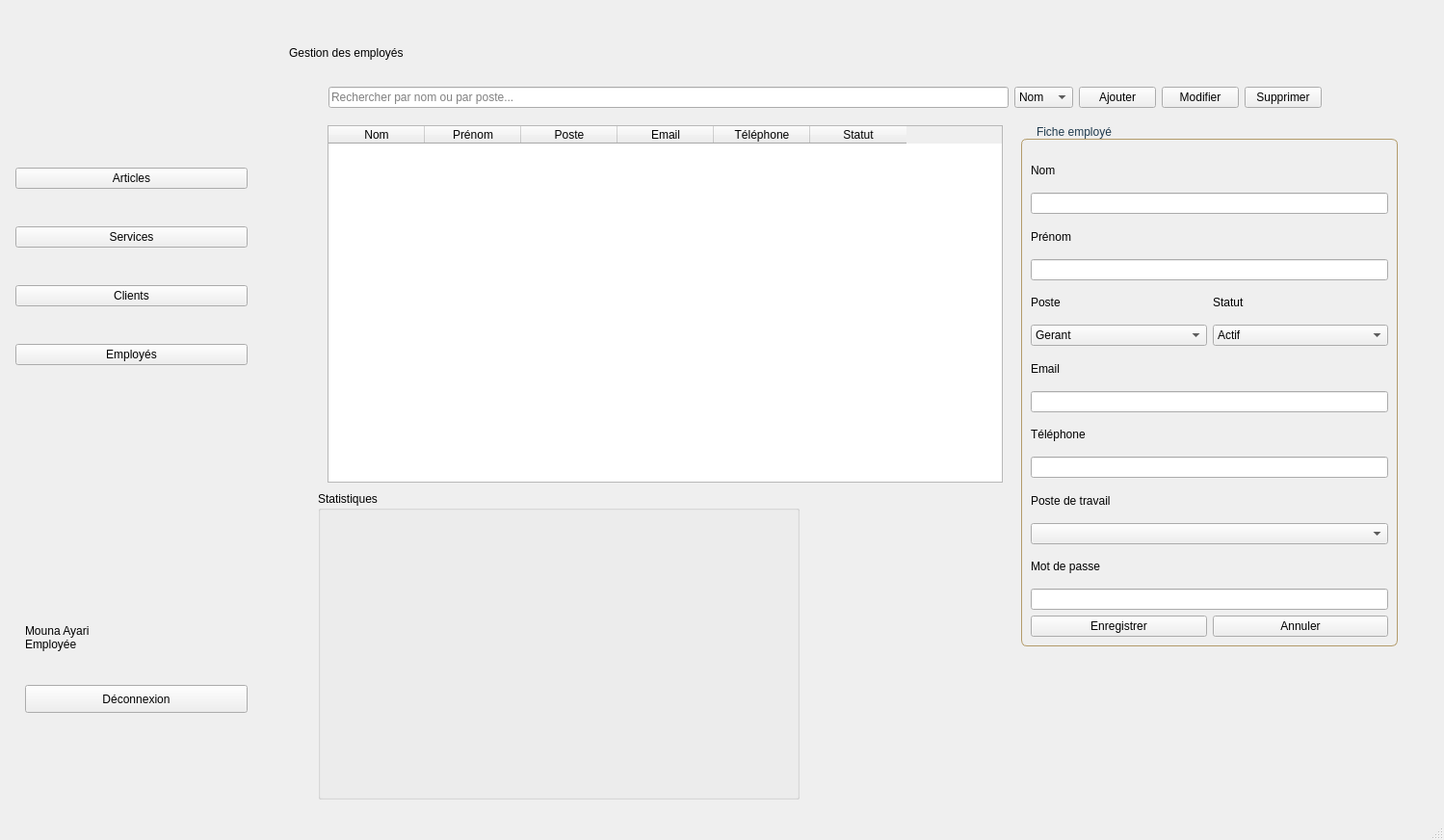
<?xml version="1.0" encoding="UTF-8"?>
<ui version="4.0">
 <class>GEmployes</class>
 <widget class="QMainWindow" name="GEmployes">
  <property name="geometry">
   <rect>
    <x>0</x>
    <y>0</y>
    <width>1499</width>
    <height>872</height>
   </rect>
  </property>
  <property name="minimumSize">
   <size>
    <width>1100</width>
    <height>650</height>
   </size>
  </property>
  <property name="windowTitle">
   <string>GEmployes</string>
  </property>
  <widget class="QWidget" name="centralwidget">
   <widget class="QStackedWidget" name="stackedModule">
    <property name="geometry">
     <rect>
      <x>330</x>
      <y>70</y>
      <width>1171</width>
      <height>780</height>
     </rect>
    </property>
    <property name="currentIndex">
     <number>0</number>
    </property>
    <widget class="QWidget" name="page">
     <widget class="QTableWidget" name="tableEmployes">
      <property name="geometry">
       <rect>
        <x>10</x>
        <y>60</y>
        <width>701</width>
        <height>371</height>
       </rect>
      </property>
      <column>
       <property name="text">
        <string>Nom</string>
       </property>
      </column>
      <column>
       <property name="text">
        <string>Prénom</string>
       </property>
      </column>
      <column>
       <property name="text">
        <string>Poste</string>
       </property>
      </column>
      <column>
       <property name="text">
        <string>Email</string>
       </property>
      </column>
      <column>
       <property name="text">
        <string>Téléphone</string>
       </property>
      </column>
      <column>
       <property name="text">
        <string>Statut</string>
       </property>
      </column>
     </widget>
     <widget class="QGroupBox" name="groupFiche">
      <property name="geometry">
       <rect>
        <x>730</x>
        <y>60</y>
        <width>391</width>
        <height>541</height>
       </rect>
      </property>
      <property name="styleSheet">
       <string notr="true">QGroupBox {
    border: 1px solid #B39B6A;
    border-radius: 6px;
    margin-top: 14px;
    padding-top: 6px;
}
QGroupBox::title {
    font-family: &quot;Playfair Display&quot;;
    font-size: 15pt;
    font-weight: bold;
    color: #1F3A4D;
    subcontrol-origin: margin;
    left: 8px;
    padding: 0 6px;
}</string>
      </property>
      <property name="title">
       <string>Fiche employé</string>
      </property>
      <property name="flat">
       <bool>false</bool>
      </property>
      <property name="checkable">
       <bool>false</bool>
      </property>
      <layout class="QVBoxLayout" name="verticalLayout">
       <item>
        <widget class="QLabel" name="label">
         <property name="text">
          <string>Nom </string>
         </property>
        </widget>
       </item>
       <item>
        <widget class="QLineEdit" name="champNom"/>
       </item>
       <item>
        <widget class="QLabel" name="label_15">
         <property name="text">
          <string>Prénom</string>
         </property>
        </widget>
       </item>
       <item>
        <widget class="QLineEdit" name="champPrenom"/>
       </item>
       <item>
        <layout class="QHBoxLayout" name="horizontalLayout_4">
         <item>
          <widget class="QLabel" name="label_2">
           <property name="text">
            <string>Poste</string>
           </property>
          </widget>
         </item>
         <item>
          <widget class="QLabel" name="label_3">
           <property name="text">
            <string>Statut</string>
           </property>
          </widget>
         </item>
        </layout>
       </item>
       <item>
        <layout class="QHBoxLayout" name="horizontalLayout_2">
         <item>
          <widget class="QComboBox" name="comboPoste">
           <item>
            <property name="text">
             <string>Gerant</string>
            </property>
           </item>
           <item>
            <property name="text">
             <string>Couturier</string>
            </property>
           </item>
           <item>
            <property name="text">
             <string>Vendeur</string>
            </property>
           </item>
           <item>
            <property name="text">
             <string>Styliste</string>
            </property>
           </item>
          </widget>
         </item>
         <item>
          <widget class="QComboBox" name="comboStatut">
           <item>
            <property name="text">
             <string>Actif</string>
            </property>
           </item>
           <item>
            <property name="text">
             <string>Inactif</string>
            </property>
           </item>
          </widget>
         </item>
        </layout>
       </item>
       <item>
        <widget class="QLabel" name="label_4">
         <property name="text">
          <string>Email</string>
         </property>
        </widget>
       </item>
       <item>
        <widget class="QLineEdit" name="champEmail"/>
       </item>
       <item>
        <widget class="QLabel" name="label_5">
         <property name="text">
          <string>Téléphone</string>
         </property>
        </widget>
       </item>
       <item>
        <widget class="QLineEdit" name="champTelephone"/>
       </item>
       <item>
        <widget class="QLabel" name="labelPosteTravail">
         <property name="text">
          <string>Poste de travail</string>
         </property>
        </widget>
       </item>
       <item>
        <widget class="QComboBox" name="comboPosteTravail"/>
       </item>
       <item>
        <widget class="QLabel" name="label_6">
         <property name="text">
          <string>Mot de passe</string>
         </property>
        </widget>
       </item>
       <item>
        <widget class="QLineEdit" name="champMotDePasse">
         <property name="echoMode">
          <enum>QLineEdit::EchoMode::Password</enum>
         </property>
        </widget>
       </item>
       <item>
        <layout class="QHBoxLayout" name="horizontalLayout_3">
         <item>
          <widget class="QPushButton" name="btnEnregistrer">
           <property name="text">
            <string>Enregistrer</string>
           </property>
          </widget>
         </item>
         <item>
          <widget class="QPushButton" name="btnAnnuler">
           <property name="text">
            <string>Annuler</string>
           </property>
          </widget>
         </item>
        </layout>
       </item>
      </layout>
     </widget>
     <widget class="QGroupBox" name="groupStatistiques">
      <property name="geometry">
       <rect>
        <x>0</x>
        <y>440</y>
        <width>500</width>
        <height>320</height>
       </rect>
      </property>
      <property name="title">
       <string>Statistiques </string>
      </property>
      <layout class="QVBoxLayout" name="verticalLayout_2">
       <item>
        <widget class="QChartView" name="widgetGraphique" native="true"/>
       </item>
      </layout>
     </widget>
     <widget class="QWidget" name="layoutWidget">
      <property name="geometry">
       <rect>
        <x>11</x>
        <y>16</y>
        <width>1031</width>
        <height>31</height>
       </rect>
      </property>
      <layout class="QHBoxLayout" name="horizontalLayout">
       <item>
        <widget class="QLineEdit" name="champRecherche">
         <property name="placeholderText">
          <string>Rechercher par nom ou par poste...</string>
         </property>
        </widget>
       </item>
       <item>
        <widget class="QComboBox" name="comboTri">
         <item>
          <property name="text">
           <string>Nom</string>
          </property>
         </item>
         <item>
          <property name="text">
           <string>Poste</string>
          </property>
         </item>
        </widget>
       </item>
       <item>
        <widget class="QPushButton" name="btnAjouter">
         <property name="text">
          <string>Ajouter</string>
         </property>
        </widget>
       </item>
       <item>
        <widget class="QPushButton" name="btnModifier">
         <property name="text">
          <string>Modifier</string>
         </property>
        </widget>
       </item>
       <item>
        <widget class="QPushButton" name="btnSupprimer">
         <property name="text">
          <string>Supprimer</string>
         </property>
        </widget>
       </item>
      </layout>
     </widget>
    </widget>
    <widget class="QWidget" name="page_2">
     <widget class="QGroupBox" name="groupBox">
      <property name="geometry">
       <rect>
        <x>20</x>
        <y>20</y>
        <width>1111</width>
        <height>431</height>
       </rect>
      </property>
      <property name="title">
       <string>File d'attente intelligente</string>
      </property>
      <widget class="QLabel" name="label_14">
       <property name="geometry">
        <rect>
         <x>10</x>
         <y>30</y>
         <width>631</width>
         <height>16</height>
        </rect>
       </property>
       <property name="text">
        <string>Triée automatiquement par urgence (échéance proche) puis par client prioritaire (niveau Or)</string>
       </property>
      </widget>
      <widget class="QTableWidget" name="tableWidget">
       <property name="geometry">
        <rect>
         <x>30</x>
         <y>60</y>
         <width>961</width>
         <height>351</height>
        </rect>
       </property>
      </widget>
     </widget>
     <widget class="QGroupBox" name="groupBox_2">
      <property name="geometry">
       <rect>
        <x>20</x>
        <y>460</y>
        <width>391</width>
        <height>251</height>
       </rect>
      </property>
      <property name="title">
       <string>Mon profil</string>
      </property>
      <widget class="QLabel" name="label_9">
       <property name="geometry">
        <rect>
         <x>10</x>
         <y>40</y>
         <width>111</width>
         <height>20</height>
        </rect>
       </property>
       <property name="text">
        <string>Nom et prénom</string>
       </property>
      </widget>
      <widget class="QLineEdit" name="lineEdit">
       <property name="geometry">
        <rect>
         <x>10</x>
         <y>60</y>
         <width>361</width>
         <height>31</height>
        </rect>
       </property>
      </widget>
      <widget class="QLabel" name="label_10">
       <property name="geometry">
        <rect>
         <x>10</x>
         <y>100</y>
         <width>63</width>
         <height>20</height>
        </rect>
       </property>
       <property name="text">
        <string>Poste</string>
       </property>
      </widget>
      <widget class="QLabel" name="label_11">
       <property name="geometry">
        <rect>
         <x>10</x>
         <y>170</y>
         <width>63</width>
         <height>20</height>
        </rect>
       </property>
       <property name="text">
        <string>Email</string>
       </property>
      </widget>
      <widget class="QLineEdit" name="lineEdit_3">
       <property name="geometry">
        <rect>
         <x>10</x>
         <y>190</y>
         <width>181</width>
         <height>31</height>
        </rect>
       </property>
      </widget>
      <widget class="QLabel" name="label_12">
       <property name="geometry">
        <rect>
         <x>210</x>
         <y>170</y>
         <width>81</width>
         <height>20</height>
        </rect>
       </property>
       <property name="text">
        <string>Téléphone</string>
       </property>
      </widget>
      <widget class="QLineEdit" name="lineEdit_4">
       <property name="geometry">
        <rect>
         <x>210</x>
         <y>190</y>
         <width>161</width>
         <height>31</height>
        </rect>
       </property>
      </widget>
      <widget class="QComboBox" name="comboBox">
       <property name="geometry">
        <rect>
         <x>10</x>
         <y>120</y>
         <width>361</width>
         <height>31</height>
        </rect>
       </property>
       <item>
        <property name="text">
         <string>Gerant</string>
        </property>
       </item>
       <item>
        <property name="text">
         <string>Couturier</string>
        </property>
       </item>
       <item>
        <property name="text">
         <string>Vendeur</string>
        </property>
       </item>
       <item>
        <property name="text">
         <string>Styliste</string>
        </property>
       </item>
      </widget>
     </widget>
     <widget class="QGroupBox" name="groupBox_3">
      <property name="geometry">
       <rect>
        <x>420</x>
        <y>460</y>
        <width>341</width>
        <height>251</height>
       </rect>
      </property>
      <property name="title">
       <string>Mes documents RH</string>
      </property>
      <widget class="QLabel" name="label_13">
       <property name="geometry">
        <rect>
         <x>10</x>
         <y>50</y>
         <width>331</width>
         <height>16</height>
        </rect>
       </property>
       <property name="text">
        <string>Document pré-rempli avec mes informations</string>
       </property>
      </widget>
      <widget class="QComboBox" name="comboBox_2">
       <property name="geometry">
        <rect>
         <x>10</x>
         <y>80</y>
         <width>301</width>
         <height>31</height>
        </rect>
       </property>
       <item>
        <property name="text">
         <string>Demande de congé</string>
        </property>
       </item>
      </widget>
      <widget class="QLabel" name="labelDebutConge">
       <property name="geometry">
        <rect><x>10</x><y>122</y><width>150</width><height>16</height></rect>
       </property>
       <property name="text">
        <string>Du</string>
       </property>
      </widget>
      <widget class="QDateEdit" name="dateDebutConge">
       <property name="geometry">
        <rect><x>10</x><y>140</y><width>150</width><height>28</height></rect>
       </property>
       <property name="calendarPopup">
        <bool>true</bool>
       </property>
       <property name="displayFormat">
        <string>dd/MM/yyyy</string>
       </property>
      </widget>
      <widget class="QLabel" name="labelFinConge">
       <property name="geometry">
        <rect><x>170</x><y>122</y><width>150</width><height>16</height></rect>
       </property>
       <property name="text">
        <string>Au</string>
       </property>
      </widget>
      <widget class="QDateEdit" name="dateFinConge">
       <property name="geometry">
        <rect><x>170</x><y>140</y><width>141</width><height>28</height></rect>
       </property>
       <property name="calendarPopup">
        <bool>true</bool>
       </property>
       <property name="displayFormat">
        <string>dd/MM/yyyy</string>
       </property>
      </widget>
      <widget class="QLineEdit" name="champMotifConge">
       <property name="geometry">
        <rect><x>10</x><y>178</y><width>301</width><height>28</height></rect>
       </property>
       <property name="placeholderText">
        <string>Motif (facultatif)</string>
       </property>
      </widget>
      <widget class="QPushButton" name="btnExporterDocument">
       <property name="geometry">
        <rect><x>10</x><y>214</y><width>301</width><height>30</height></rect>
       </property>
       <property name="text">
        <string>Exporter en PDF</string>
       </property>
      </widget>
     </widget>
     <widget class="QGroupBox" name="groupBox_4">
      <property name="geometry">
       <rect>
        <x>770</x>
        <y>460</y>
        <width>391</width>
        <height>251</height>
       </rect>
      </property>
      <property name="title">
       <string>Mes statistiques</string>
      </property>
      <layout class="QVBoxLayout" name="layoutStatistiquesEmploye"/>
     </widget>
    </widget>
   </widget>
   <widget class="QWidget" name="sidebar" native="true">
    <property name="geometry">
     <rect>
      <x>-4</x>
      <y>1</y>
      <width>281</width>
      <height>851</height>
     </rect>
    </property>
    <widget class="QLabel" name="labelUtilisateur">
     <property name="geometry">
      <rect>
       <x>30</x>
       <y>640</y>
       <width>211</width>
       <height>41</height>
      </rect>
     </property>
     <property name="text">
      <string>Mouna Ayari
Employée</string>
     </property>
    </widget>
    <widget class="QPushButton" name="btnDeconnexion">
     <property name="geometry">
      <rect>
       <x>30</x>
       <y>710</y>
       <width>231</width>
       <height>29</height>
      </rect>
     </property>
     <property name="text">
      <string>Déconnexion</string>
     </property>
    </widget>
    <widget class="QWidget" name="layoutWidget">
     <property name="geometry">
      <rect>
       <x>20</x>
       <y>140</y>
       <width>241</width>
       <height>271</height>
      </rect>
     </property>
     <layout class="QVBoxLayout" name="verticalLayout_3">
      <item>
       <widget class="QPushButton" name="navArticles">
        <property name="text">
         <string>Articles</string>
        </property>
       </widget>
      </item>
      <item>
       <widget class="QPushButton" name="navServices">
        <property name="text">
         <string>Services</string>
        </property>
       </widget>
      </item>
      <item>
       <widget class="QPushButton" name="navClients">
        <property name="text">
         <string>Clients</string>
        </property>
       </widget>
      </item>
      <item>
       <widget class="QPushButton" name="navEmployes">
        <property name="text">
         <string>Employés</string>
        </property>
       </widget>
      </item>
     </layout>
    </widget>
    <widget class="QLabel" name="labelLogoClient">
     <property name="geometry">
      <rect>
       <x>30</x>
       <y>30</y>
       <width>231</width>
       <height>101</height>
      </rect>
     </property>
     <property name="text">
      <string/>
     </property>
     <property name="pixmap">
      <pixmap resource="ressources.qrc">:/images/logo.png</pixmap>
     </property>
    </widget>
   </widget>
   <widget class="QLabel" name="label_8">
    <property name="geometry">
     <rect>
      <x>300</x>
      <y>29</y>
      <width>271</width>
      <height>51</height>
     </rect>
    </property>
    <property name="text">
     <string>Gestion des employés</string>
    </property>
   </widget>
  </widget>
  <widget class="QMenuBar" name="menubar">
   <property name="geometry">
    <rect>
     <x>0</x>
     <y>0</y>
     <width>1499</width>
     <height>26</height>
    </rect>
   </property>
  </widget>
  <widget class="QStatusBar" name="statusbar"/>
 </widget>
 <customwidgets>
  <customwidget>
   <class>QChartView</class>
   <extends>QWidget</extends>
   <header location="global">qchartview</header>
   <container>1</container>
  </customwidget>
 </customwidgets>
 <resources>
  <include location="ressources.qrc"/>
 </resources>
 <connections/>
</ui>
